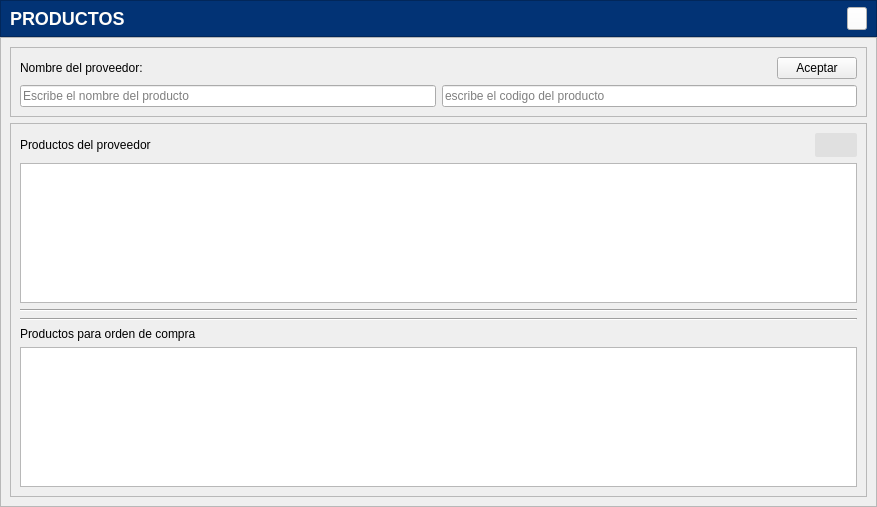
<?xml version="1.0" encoding="UTF-8"?>
<ui version="4.0">
 <class>Seleccion_Productos_Proveedor</class>
 <widget class="QWidget" name="Seleccion_Productos_Proveedor">
  <property name="geometry">
   <rect>
    <x>0</x>
    <y>0</y>
    <width>877</width>
    <height>507</height>
   </rect>
  </property>
  <property name="windowTitle">
   <string>Form</string>
  </property>
  <property name="styleSheet">
   <string notr="true">[objectName*=&quot;contenedor&quot;]{
background: #fffefb;
border: none;
}
#contenedor_encabezado{
background: #023375;
min-height: 35px;
}
#etiqueta_encabezado_productosProveedor{
color: #fffefb;
font-size: 18px;
font-weight:bold;
font-family:&quot;Arial&quot;;
}
[objectName*=&quot;etiqueta_&quot;]{
font-size:14px;
font-family: Arial;
font-weight:bold;
color: #1d1c1c;
}
[objectName*=&quot;txt_&quot;]{
background: #F5F5F5;
border:none;
border-radius: 5px;
color: #1d1c1c;
font-size: 14px;
border-bottom: 1px solid #787878;
}
[objectName*=&quot;txt_&quot;]:focus{
border-bottom: 2px solid #023375;
}
[objectName*=&quot;btn_&quot;]{
background: #023375;
font-size: 14px;
font-family: Arial;
font-weight: bold;
min-height: 25px;
border: none;
border-radius: 5px;
color: #fffefb;
padding: 3px 5px;
}
[objectName*=&quot;btn_&quot;]:hover{
background: #2196F3;
}
[objectName*=&quot;btn_&quot;]:pressed{
background: #1B80D0;
}
[objectName*=&quot;btn_aceptar&quot;]:hover{
background: #68a67d;
}
[objectName*=&quot;btn_aceptar&quot;]:pressed{
background: #578B69;
}
#btn_cerrar{
background: #fffefb;
min-height:15px;
min-width:15px;
}
#btn_cerrar:pressed{
background: rgb(222, 221, 218);
}


#btn_RefrescarTabla{
border-radius: 2px;
background: #e0e0e0;
padding: 5px;
}
#btn_RefrescarTabla:hover{
background: rgb(179, 179, 179);
}
#btn_RefrescarTabla:pressed{
background: #b6ccd8 ;
}

[objectName*=&quot;tabla_&quot;] {
    font-family: Arial;
    font-size: 14px;
background: #E3E3E3;
border:none;
}

/* Encabezados de la tabla */

[objectName*=&quot;tabla_&quot;] {
font-family: Arial;
font-size: 14px;
background: #E3E3E3;
border: 1px solid #4791F5;
}

[objectName*=&quot;tabla_&quot;] QTableView {
background-color: #ffffff;
alternate-background-color: #f0f0f0;
selection-background-color: #cce4ff;
selection-color: black;
}

/* Encabezados */
[objectName*=&quot;tabla_&quot;] QHeaderView::section {
background-color: #023375;
color: white;
font-size: 16px;
padding: 5px;
border: 1px solid gray;
}

[objectName*=&quot;tabla_&quot;] QHeaderView::horizontal,
[objectName*=&quot;tabla_&quot;] QHeaderView::vertical {
background-color: #023375;
color: white;
}

/* Ítems seleccionados */
[objectName*=&quot;tabla_&quot;] QTableView::item:selected {
background-color: #cce4ff;
color: black;
}
</string>
  </property>
  <layout class="QGridLayout" name="gridLayout">
   <property name="leftMargin">
    <number>0</number>
   </property>
   <property name="topMargin">
    <number>0</number>
   </property>
   <property name="rightMargin">
    <number>0</number>
   </property>
   <property name="bottomMargin">
    <number>0</number>
   </property>
   <property name="spacing">
    <number>0</number>
   </property>
   <item row="0" column="0">
    <widget class="QFrame" name="contenedor_encabezado">
     <property name="frameShape">
      <enum>QFrame::Shape::StyledPanel</enum>
     </property>
     <property name="frameShadow">
      <enum>QFrame::Shadow::Raised</enum>
     </property>
     <layout class="QHBoxLayout" name="horizontalLayout">
      <property name="spacing">
       <number>0</number>
      </property>
      <property name="topMargin">
       <number>2</number>
      </property>
      <property name="bottomMargin">
       <number>2</number>
      </property>
      <item>
       <widget class="QLabel" name="etiqueta_encabezado_productosProveedor">
        <property name="text">
         <string>PRODUCTOS</string>
        </property>
       </widget>
      </item>
      <item>
       <spacer name="horizontalSpacer">
        <property name="orientation">
         <enum>Qt::Orientation::Horizontal</enum>
        </property>
        <property name="sizeHint" stdset="0">
         <size>
          <width>743</width>
          <height>4</height>
         </size>
        </property>
       </spacer>
      </item>
      <item>
       <widget class="QPushButton" name="btn_cerrar">
        <property name="cursor">
         <cursorShape>PointingHandCursor</cursorShape>
        </property>
        <property name="text">
         <string/>
        </property>
        <property name="icon">
         <iconset resource="../../Source/ibootstrap.qrc">
          <normaloff>:/Icons/Bootstrap/x-lg.svg</normaloff>:/Icons/Bootstrap/x-lg.svg</iconset>
        </property>
       </widget>
      </item>
     </layout>
    </widget>
   </item>
   <item row="1" column="0">
    <widget class="QFrame" name="contenedor_cuerpo">
     <property name="frameShape">
      <enum>QFrame::Shape::StyledPanel</enum>
     </property>
     <property name="frameShadow">
      <enum>QFrame::Shadow::Raised</enum>
     </property>
     <layout class="QGridLayout" name="gridLayout_4">
      <item row="0" column="0">
       <widget class="QFrame" name="contenedor_opciones_superiores">
        <property name="frameShape">
         <enum>QFrame::Shape::StyledPanel</enum>
        </property>
        <property name="frameShadow">
         <enum>QFrame::Shadow::Raised</enum>
        </property>
        <layout class="QGridLayout" name="gridLayout_2">
         <item row="0" column="0">
          <widget class="QLabel" name="etiqueta_nombredelproveedor">
           <property name="text">
            <string>Nombre del proveedor: </string>
           </property>
          </widget>
         </item>
         <item row="0" column="1" alignment="Qt::AlignmentFlag::AlignRight">
          <widget class="QPushButton" name="btn_aceptar">
           <property name="cursor">
            <cursorShape>PointingHandCursor</cursorShape>
           </property>
           <property name="toolTip">
            <string>Terminar la selección</string>
           </property>
           <property name="text">
            <string>Aceptar</string>
           </property>
          </widget>
         </item>
         <item row="1" column="0" colspan="2">
          <layout class="QHBoxLayout" name="horizontalLayout_2">
           <item>
            <widget class="QLineEdit" name="txt_nombredelproducto">
             <property name="placeholderText">
              <string>Escribe el nombre del producto</string>
             </property>
             <property name="clearButtonEnabled">
              <bool>true</bool>
             </property>
            </widget>
           </item>
           <item>
            <widget class="QLineEdit" name="txt_codigodelproducto">
             <property name="placeholderText">
              <string>escribe el codigo del producto</string>
             </property>
             <property name="clearButtonEnabled">
              <bool>true</bool>
             </property>
            </widget>
           </item>
          </layout>
         </item>
        </layout>
       </widget>
      </item>
      <item row="1" column="0">
       <widget class="QScrollArea" name="contenedor_area">
        <property name="widgetResizable">
         <bool>true</bool>
        </property>
        <widget class="QWidget" name="contenedor_scrollAreaWidgetContents">
         <property name="geometry">
          <rect>
           <x>0</x>
           <y>0</y>
           <width>859</width>
           <height>369</height>
          </rect>
         </property>
         <layout class="QGridLayout" name="gridLayout_3">
          <item row="0" column="0">
           <widget class="QLabel" name="etiqueta_tablaproductosproveedor">
            <property name="text">
             <string>Productos del proveedor</string>
            </property>
           </widget>
          </item>
          <item row="0" column="1">
           <spacer name="horizontalSpacer_2">
            <property name="orientation">
             <enum>Qt::Orientation::Horizontal</enum>
            </property>
            <property name="sizeHint" stdset="0">
             <size>
              <width>619</width>
              <height>20</height>
             </size>
            </property>
           </spacer>
          </item>
          <item row="0" column="2">
           <widget class="QPushButton" name="btn_RefrescarTabla">
            <property name="cursor">
             <cursorShape>PointingHandCursor</cursorShape>
            </property>
            <property name="toolTip">
             <string>Refrescar tabla productos proveedor</string>
            </property>
            <property name="text">
             <string/>
            </property>
            <property name="icon">
             <iconset resource="../../Source/iconsdvg.qrc">
              <normaloff>:/Icons/IconosSVG/base_datos_refresh.png</normaloff>:/Icons/IconosSVG/base_datos_refresh.png</iconset>
            </property>
           </widget>
          </item>
          <item row="1" column="0" colspan="3">
           <widget class="QTableView" name="tabla_productosProveedor">
            <property name="alternatingRowColors">
             <bool>true</bool>
            </property>
            <property name="selectionMode">
             <enum>QAbstractItemView::SelectionMode::SingleSelection</enum>
            </property>
            <property name="selectionBehavior">
             <enum>QAbstractItemView::SelectionBehavior::SelectRows</enum>
            </property>
           </widget>
          </item>
          <item row="4" column="0" colspan="3">
           <widget class="QLabel" name="etiqueta_tablaproductosparaorden">
            <property name="text">
             <string>Productos para orden de compra</string>
            </property>
           </widget>
          </item>
          <item row="5" column="0" colspan="3">
           <widget class="QTableView" name="tabla_productosParaOrden">
            <property name="alternatingRowColors">
             <bool>true</bool>
            </property>
            <property name="selectionMode">
             <enum>QAbstractItemView::SelectionMode::SingleSelection</enum>
            </property>
            <property name="selectionBehavior">
             <enum>QAbstractItemView::SelectionBehavior::SelectRows</enum>
            </property>
           </widget>
          </item>
          <item row="3" column="0" colspan="3">
           <widget class="Line" name="line_2">
            <property name="orientation">
             <enum>Qt::Orientation::Horizontal</enum>
            </property>
           </widget>
          </item>
          <item row="2" column="0" colspan="3">
           <widget class="Line" name="line">
            <property name="orientation">
             <enum>Qt::Orientation::Horizontal</enum>
            </property>
           </widget>
          </item>
         </layout>
        </widget>
       </widget>
      </item>
     </layout>
    </widget>
   </item>
  </layout>
 </widget>
 <resources>
  <include location="../../Source/ibootstrap.qrc"/>
  <include location="../../Source/iconsdvg.qrc"/>
 </resources>
 <connections/>
</ui>
